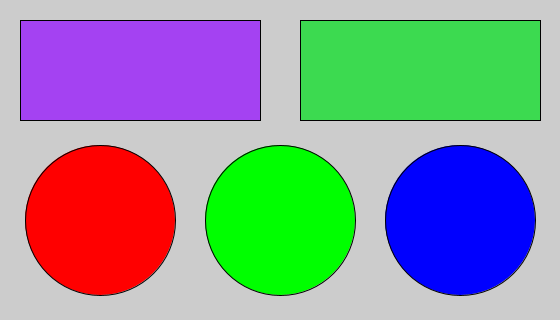
Frame 1 (no input)
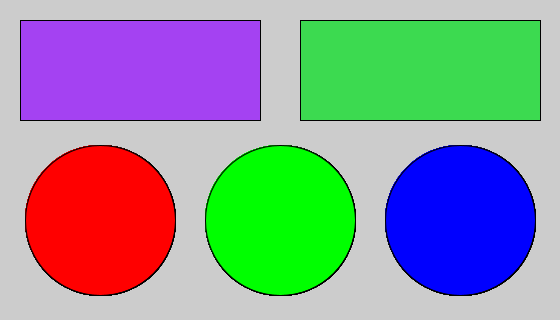
Frame 60 (the mouse pressed at the canvas centre just before this capture)
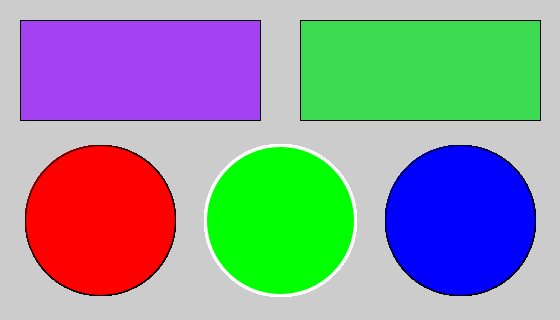
Frame 120 (the mouse held since frame 60 and released just before this capture)

The Processing sketch that drew these frames (run headless with seeded random() and noise(); from frame 60 on, the mouse is pressed at the canvas centre):

// Processing sketch: Labb1_ColorMixer
// ── Labb1_ColorMixer.pde
color tileColorA = getRandomColor();
color tileColorB = getRandomColor();

color[] rgbColors = {
  color(255, 0, 0), 
  color(0, 255, 0), 
  color(0, 0, 255)
};

int colorCircleSize = 150;
int selectedCircle = 0;

ColorCircle[] colorCircles = {
  new ColorCircle(100, 220, colorCircleSize, rgbColors[0]), 
  new ColorCircle(280, 220, colorCircleSize, rgbColors[1]), 
  new ColorCircle(460, 220, colorCircleSize, rgbColors[2])
};


void setup()
{
  size(560, 320);
  fill(128);
}

void draw()
{
  drawTiles();
  drawCircles();
}

void drawTiles()
{
  stroke(0);
  strokeWeight(1);
  
  // Tile A
  fill(tileColorA);
  rect(20, 20, 240, 100);

  // Tile B
  fill(tileColorB);
  rect(300, 20, 240, 100);
}

void drawCircles()
{
  for (int i = 0; i < colorCircles.length; i++)
  {
    colorCircles[i].update();
  }
}

void selectCircle(int c)
{
  selectedCircle = c;
}

void setCircleColors(int c)
{
  fill(rgbColors[c]);

  if (selectedCircle == c)
  {
    strokeWeight(5);
    stroke(255);
  } else {
    strokeWeight(0);
    stroke(0);
  }
}
// ── ColorCircle.pde
class ColorCircle
{
  int posX, posY;
  int radius;
  color circleColor;
  boolean stateChanged;

  ColorCircle(int x, int y, int r, color c)
  {
    posX = x;
    posY = y;
    radius = r;
    circleColor = c;
  }

  void update()
  {
    if (MouseOver())
    {
      strokeWeight(3);
      stroke(255);
    } else {
      strokeWeight(1);
      stroke(0);
    }

    fill(circleColor);
    ellipse(posX, posY, radius, radius);
  }

  boolean MouseOver()
  {
    return dist(posX, posY, mouseX, mouseY) < radius / 2;
  }
}
// ── HelperMethods.pde
color getRandomColor()
{
  int r = int(random(0, 255));
  int g = int(random(0, 255));
  int b = int(random(0, 255));

  return color(r, g, b);
}

boolean circleCircleInterSects(int c1x, int c1y, int c1r, int c2x, int c2y, int c2r)
{
  return dist(c1x, c1y, c2x, c2y) < c1r + c2r;
}

boolean circleMouseInterSects(int cx, int cy, int cr)
{
  return dist(cx, cy, mouseX, mouseY) < cr;
}
